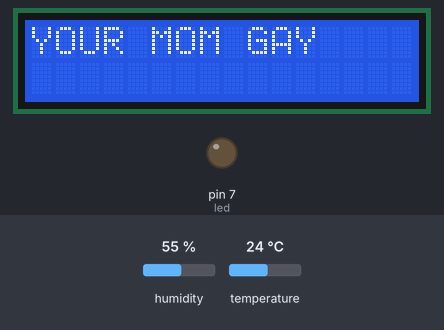
Bench run of a sketch on a simulated Arduino Uno, built with avr-gcc and run on an emulated ATmega328P. Shown: 16×2 character LCD, output pins drawn as LEDs (lit = HIGH). Inputs (shaded band) come from the test bench; at power-on: humidity 55 %, temperature 24 °C. What the sketch prints to the serial monitor is not drawn.

Above: at 1.2 s.
At 4.3 s:
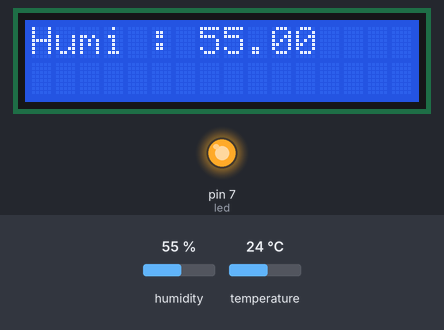
4.4 s: humidity set to 22 %
At 9.2 s:
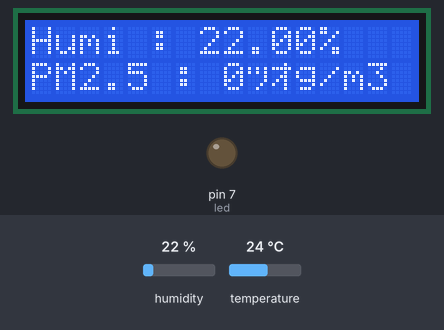
15.6 s: humidity set to 40 %
At 21.8 s:
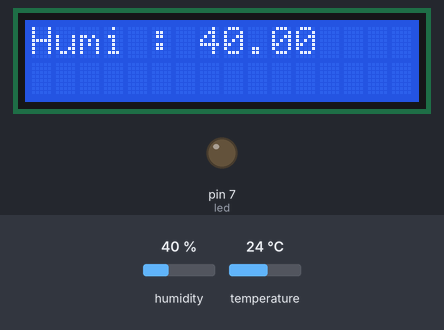
22.4 s: humidity set to 68 %
At 27.3 s:
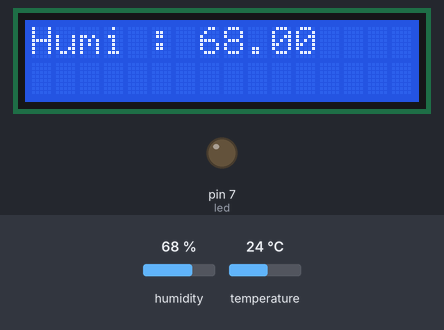
Timing chart, 0 to 34.1 s (numbered marks = the images above; inputs shaded):
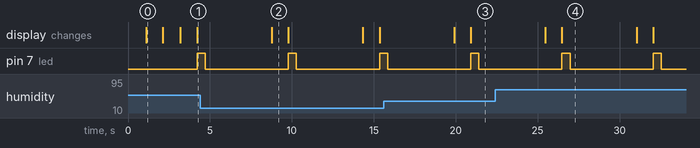

The sketch:

dhttopython_final_withscreen_PM25.ino
```cpp
// Example testing sketch for various DHT humidity/temperature sensors
// Written by ladyada, public domain
#include <LiquidCrystal_PCF8574.h>
#include <Wire.h>
#include "DHT.h"

#define DHTPIN 13     // what pin we're connected to

// Uncomment whatever type you're using!
#define DHTTYPE DHT11   // DHT 11
//#define DHTTYPE DHT22   // DHT 22  (AM2302)
//#define DHTTYPE DHT21   // DHT 21 (AM2301)
int led = 7;
// Initialize DHT sensor for normal 16mhz Arduino
DHT dht(DHTPIN, DHTTYPE);
LiquidCrystal_PCF8574 lcd(0x27);
void setup() {
  Wire.begin();
  Wire.beginTransmission(0x27);
  Serial.begin(9600);
  lcd.begin(16, 2);
 // Serial.println("DHTxx test!");
  lcd.clear();
  lcd.setBacklight(255);
  lcd.print("Now Starting");
  lcd.setCursor(0, 1);
  lcd.print("By SiWADOL M.");
  delay(1000);
  lcd.clear();
  lcd.setBacklight(255);
  lcd.print("YOUR MOM GAY");
  lcd.setCursor(0, 1);
  delay(1000);
  lcd.print("Mizuki is CUTE!");
  delay(1000);
  lcd.clear();
  lcd.print("LOADING...");
  lcd.setCursor(0, 1);
  lcd.print("1st Read'n 5 s.");
  pinMode(led, OUTPUT);
  dht.begin();
}

void loop() {
  int pm25 = 0;
  // Wait a few seconds between measurements.
  lcd.clear();
  // Reading temperature or humidity takes about 250 milliseconds!
  // Sensor readings may also be up to 2 seconds 'old' (its a very slow sensor)
  float h = dht.readHumidity();
  // Read temperature as Celsius
  float t = dht.readTemperature();
  // Read temperature as Fahrenheit
  float f = dht.readTemperature(true);

  // Check if any reads failed and exit early (to try again).
  if (isnan(h) || isnan(t) || isnan(f)) {
    Serial.println("Failed to read from DHT sensor!");
    return;
  }

  // Compute heat index
  // Must send in temp in Fahrenheit!
  float hi = dht.computeHeatIndex(f, h);
  //Serial.print("Humidity: ");
  Serial.print(h);  //HUMI
  Serial.print(" ");
  //Serial.print(" %\t");
  //Serial.print("Temperature: ");
  Serial.print(t);  //TEMP
  Serial.print(" ");
  Serial.print(pm25); //PM2.5
  Serial.println();
  //Serial.print(" *C ");
  //Serial.print(f);
  //Serial.print(" *F\t");
  //Serial.print("Heat index: ");
  //Serial.print(hi);
  //Serial.println(" *F");
  lcd.print("Humi : "); //LCD
  lcd.print(h);
  lcd.print("%");
  lcd.setCursor(0, 1);
  lcd.print("PM2.5 : ");
  lcd.print(pm25);
  lcd.print("µg/m3");
  delay(1000);
  lcd.clear();
  lcd.print("Humi : "); //LCD
  lcd.print(h);
  digitalWrite(led, HIGH);
  delay(500);
  digitalWrite(led, LOW);
  delay(4000);
  }
```

Measured:
- after the input at 4.4 s, the display: changes after 4.4 s (image 2)
- after the input at 15.6 s, the display: first changes after 4.3 s (image 3 shows a later state)
- after the input at 22.4 s, the display: first changes after 3.1 s (image 4 shows a later state)
- by itself, pin 7 (led): alternates HIGH for 0.50 s and LOW for 5.1 s
- what the display in image 0 shows lasts 1.0 s, from 1.1 s to 2.1 s
